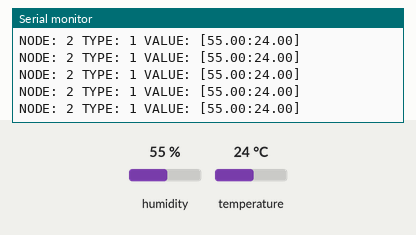
A sketch run on a simulated Arduino Uno, built with avr-gcc and run on an emulated ATmega328P. Parts: the last lines printed to the serial monitor. The inputs (shaded band) are chosen by the test bench; at power-on: humidity 55 %, temperature 24 °C.

Above: at 3.0 s.
3.1 s: humidity set to 22 %
At 4.81 s:
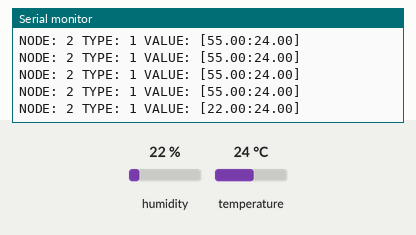
6.1 s: temperature set to 12 °C
At 6.16 s:
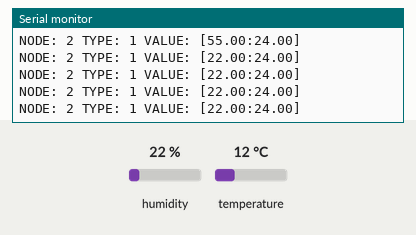
9.1 s: humidity set to 40 %
At 9.33 s:
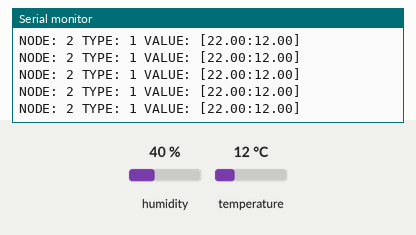
Timing chart, 0 to 12.1 s (numbered marks = the images above; inputs shaded):
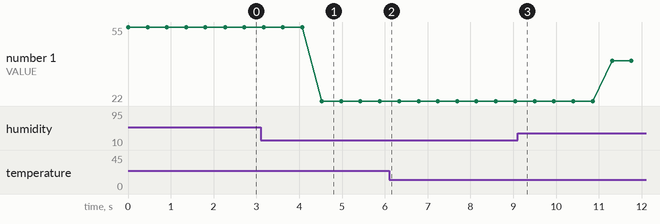

Measured:
- after the input at 3.1 s, the serial monitor: prints a new line after 1.4 s (image 1)
- plotted number 1: 55 → 22 after the input at 3.1 s, 22 → 40 after the input at 9.1 s

The sketch:

humid_temp_light.ino
```cpp
// Example testing sketch for various DHT humidity/temperature sensors
// Written by ladyada, public domain

#include "DHT.h"

// BH1750
#include <Wire.h>
#include <BH1750.h>


// RCSWITCH
#include <RCSwitch.h>
RCSwitch mySwitch = RCSwitch();


#define DHTPIN 10     // what pin we're connected to

// Uncomment whatever type you're using!
//#define DHTTYPE DHT11   // DHT 11
#define DHTTYPE DHT22   // DHT 22  (AM2302)
//#define DHTTYPE DHT21   // DHT 21 (AM2301)

// Connect pin 1 (on the left) of the sensor to +5V
// Connect pin 2 of the sensor to whatever your DHTPIN is
// Connect pin 4 (on the right) of the sensor to GROUND
// Connect a 10K resistor from pin 2 (data) to pin 1 (power) of the sensor

DHT dht(DHTPIN, DHTTYPE);
BH1750 lightMeter;

void setup() {
  Serial.begin(9600);

  // Data
  pinMode(13, OUTPUT);  // Either way, we'll use pin 7 to drive the data pin of the transmitter.

  //lightMeter.begin();
  dht.begin();
  mySwitch.enableTransmit(13);

}

void loop() {
  // lightMeter
  // uint16_t lux = lightMeter.readLightLevel();

  // Reading temperature or humidity takes about 250 milliseconds!
  // Sensor readings may also be up to 2 seconds 'old' (its a very slow sensor)
  float h = dht.readHumidity();
  float t = dht.readTemperature();

  // check if returns are valid, if they are NaN (not a number) then something went wrong!
  if (isnan(t) || isnan(h)) {
    Serial.println("Failed to read from DHT");
  } else {
    Serial.print("NODE: 2 TYPE: 1 VALUE: [");
    Serial.print(h);
    Serial.print(":");
    Serial.print(t);
    Serial.println("]");

  }
  char nat[10] = {'h','e','l','l','o',' ','#'};
  // NODE: 2 TYPE: 2 VALUE: [25.00:44.20]
  //Serial.print("NODE: 2 TYPE: 3 VALUE: [");
  //Serial.print(lux);
  //Serial.println("]");
   mySwitch.send((long unsigned int)nat, 24);
//   mySwitch.send((long unsigned int)1234, 24);
}
```
